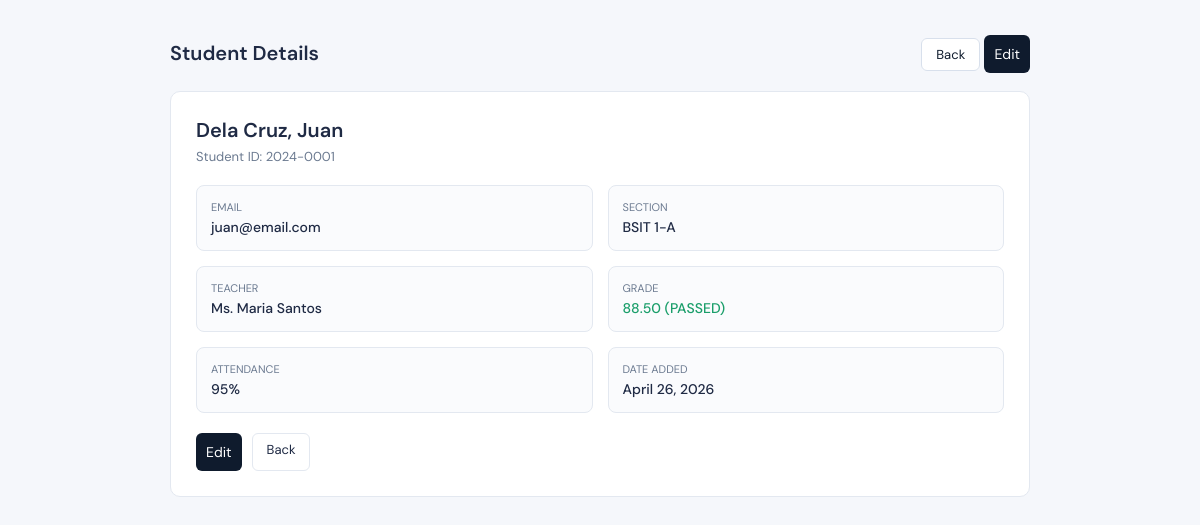
The page /view.php?id=1 (signed in) on the database its author committed.
### tables this page shows
CREATE TABLE IF NOT EXISTS students (
    id INT AUTO_INCREMENT PRIMARY KEY,
    student_id VARCHAR(20) NOT NULL UNIQUE,
    first_name VARCHAR(50) NOT NULL,
    last_name VARCHAR(50) NOT NULL,
    email VARCHAR(100),
    section_id INT,
    grade DECIMAL(5,2) DEFAULT 0.00,
    attendance INT DEFAULT 0,
    created_at TIMESTAMP DEFAULT CURRENT_TIMESTAMP,
    FOREIGN KEY (section_id) REFERENCES sections(id) ON DELETE SET NULL
);

CREATE TABLE IF NOT EXISTS sections (
    id INT AUTO_INCREMENT PRIMARY KEY,
    section_name VARCHAR(50) NOT NULL,
    teacher_id INT,
    created_at TIMESTAMP DEFAULT CURRENT_TIMESTAMP,
    FOREIGN KEY (teacher_id) REFERENCES users(id) ON DELETE SET NULL
);

CREATE TABLE IF NOT EXISTS users (
    id INT AUTO_INCREMENT PRIMARY KEY,
    username VARCHAR(50) NOT NULL UNIQUE,
    password VARCHAR(255) NOT NULL,
    role ENUM('admin', 'teacher') NOT NULL DEFAULT 'teacher',
    full_name VARCHAR(100) NOT NULL,
    created_at TIMESTAMP DEFAULT CURRENT_TIMESTAMP
);

### view.php (the view, shortened to what this page needs)
<?php
include 'db.php';
$id = mysqli_real_escape_string($conn, $_GET['id'] ?? '');
$sql = "SELECT students.*, sections.section_name, users.full_name AS teacher_name
        FROM students
        LEFT JOIN sections ON students.section_id = sections.id
        LEFT JOIN users ON sections.teacher_id = users.id
        WHERE students.id = '$id'";
$result = mysqli_query($conn, $sql);
$student = mysqli_fetch_assoc($result);
?>
<!DOCTYPE html>
<html lang="en">
<head>
    <link rel="stylesheet" href="styles.css">
</head>
<div class="container">
    <div class="header">
        <h2>Student Details</h2>
        <div>
            <a href="index.php" class="btn btn-back">Back</a>
            <a href="edit.php?id=<?= $student['id'] ?>" class="btn btn-primary">Edit</a>
        </div>
    </div>
    <div class="card">
        <div class="student-name">
            <?= htmlspecialchars($student['last_name'] . ', ' . $student['first_name']) ?>
        </div>
        <div class="student-id">
            Student ID: <?= htmlspecialchars($student['student_id']) ?>
        </div>
        <div class="grid">
            <div class="box">
                <div class="label">Email</div>
                <div class="value"><?= htmlspecialchars($student['email'] ?: 'N/A') ?></div>
            </div>
            <div class="box">
                <div class="label">Section</div>
                <div class="value"><?= htmlspecialchars($student['section_name'] ?? 'N/A') ?></div>
            </div>
            <div class="box">
                <div class="label">Teacher</div>
                <div class="value"><?= htmlspecialchars($student['teacher_name'] ?? 'N/A') ?></div>
            </div>
            <div class="box">
                <div class="label">Grade</div>
                <div class="value <?= $student['grade'] >= 75 ? 'pass' : 'fail' ?>">
                    <?= number_format($student['grade'], 2) ?>
                    (<?= $student['grade'] >= 75 ? 'PASSED' : 'FAILED' ?>)
                </div>
            </div>
            <div class="box">
                <div class="label">Attendance</div>
                <div class="value"><?= $student['attendance'] ?>%</div>
            </div>
            <div class="box">
                <div class="label">Date Added</div>
                <div class="value">
                    <?= date("F d, Y", strtotime($student['created_at'])) ?>
                </div>
            </div>
        </div>
        <div class="actions">
            <a href="edit.php?id=<?= $student['id'] ?>" class="btn btn-primary">Edit</a>
            <a href="index.php" class="btn">Back</a>
        </div>
    </div>
</div>
</html>

### styles.css (style rules this page uses)
:root { --primary: #1f2937; --secondary: #6b7280; --accent: #2563eb; --bg: #f9fafb; --white: #ffffff; --border: #e5e7eb; --success: #16a34a; --danger: #dc2626; }
* { margin: 0; padding: 0; box-sizing: border-box; }
.btn { padding: 7px 12px; border-radius: 5px; border: 1px solid var(--border); background: white; cursor: pointer; font-size: 13px; }
.btn-primary { background: var(--accent); color: white; border: none; }
.card { background: white; padding: 15px; border: 1px solid var(--border); border-radius: 8px; }
.pass { color: var(--success); font-weight: bold; }
:root { --primary:#1f2a44; --accent:#3a7bd5; --bg:#f5f7fb; --white:#ffffff; --border:#e3e8f0; --text:#1f2a44; --muted:#6b7a90; --pass:#1a9e6a; --fail:#d94040; }
* { box-sizing:border-box;margin:0;padding:0 }
.container { max-width:900px; margin:40px auto; padding:0 20px; }
.header { display:flex; justify-content:space-between; align-items:center; margin-bottom:25px; }
.header h2 { font-size:20px; font-weight:600; }
.btn { padding:7px 14px; border-radius:6px; font-size:13px; border:1px solid var(--border); background:#fff; cursor:pointer; text-decoration:none; color:var(--text); }
.btn-primary { background:var(--primary); color:#fff; border:none; }
.btn-back { background:#ffffff; color:#0f1b2d; border:1px solid #d8e0ec; }
.card { background:var(--white); border:1px solid var(--border); border-radius:10px; padding:25px; }
.student-name { font-size:20px; font-weight:600; margin-bottom:5px; }
.student-id { font-size:13px; color:var(--muted); margin-bottom:20px; }
.grid { display:grid; grid-template-columns:1fr 1fr; gap:15px; }
.box { border:1px solid var(--border); border-radius:8px; padding:14px; background:#fafbfd; }
.label { font-size:11px; text-transform:uppercase; color:var(--muted); margin-bottom:4px; }
.value { font-size:14px; font-weight:500; }
.value.pass { color:var(--pass); }
.actions { margin-top:20px; display:flex; gap:10px; }
.btn-primary { background:#0f1b2d; color:#fff; border:none; padding:10px; border-radius:6px; font-size:14px; cursor:pointer; transition:0.2s; }

### rows shown on the page
students: last_name+first_name "Dela Cruz, Juan", student "2024-0001", email "juan@email.com", section.section_name "BSIT 1-A", users.full_name "Ms. Maria Santos", grade "88.50", attendance "95", created_at "April 26, 2026"
